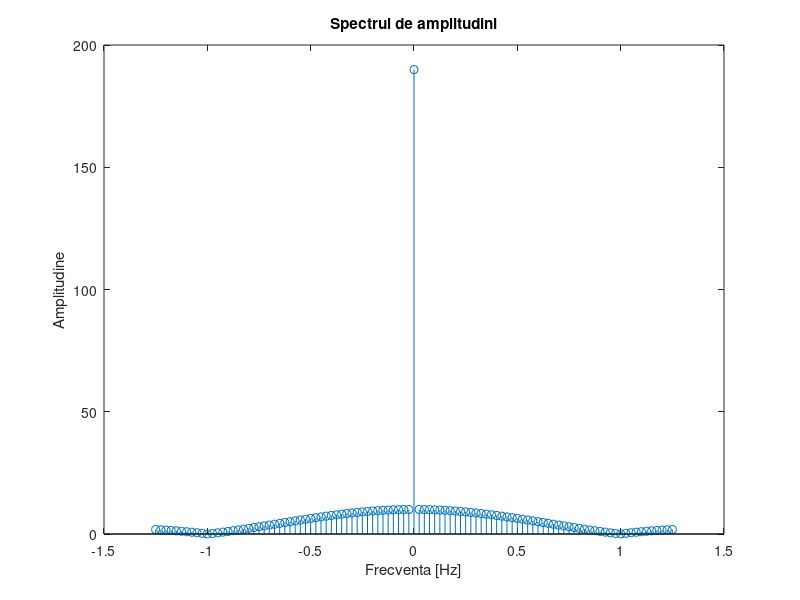
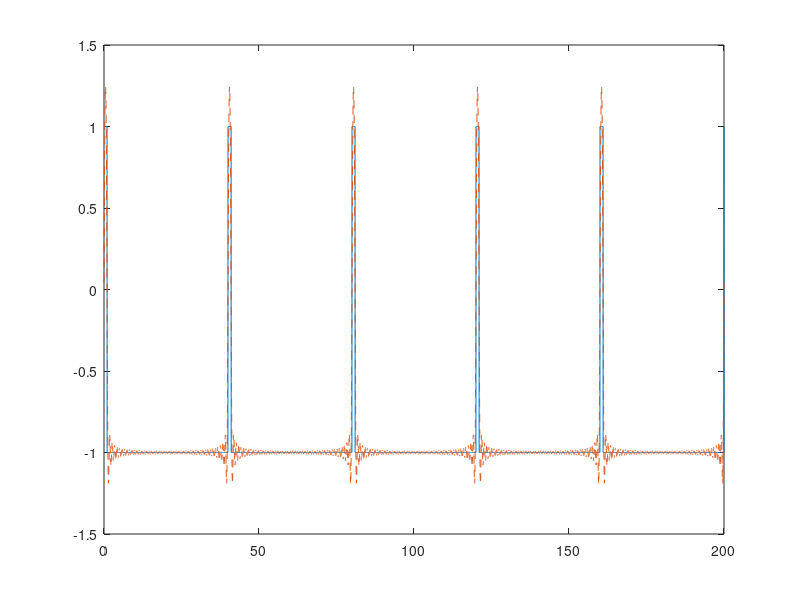

Reproduce these figures in MATLAB, in order.
%Tema 2 SP- Avanu Lucia-Miruna 421C
P=40; %setam perioada semnalului la 40 s
f=1/P; %frecventa semnalului
w=2*pi/P; %setam pulsatia semnalului
D=1;%setam durata semnalului la 1, numarul de ordine din lista fiind 1
N=50; %numarul de coeficienti din Seria Fourier Complexa

%Pentru a putea scrie semnalul x(t), setam mai intai t, cu rezolutia temporara 0.02:
t=0:0.02:5*P; %il setam pe t pana la 5* P pentru a afisa 5 perioade din semnal

%scrierea semnalului initial:
x_t = zeros(1,size(t,2)); % initializarea lui x(t) cu 0
                          %folosim size(t,2) si nu size(t) deoarece in
                          %acest caz, s-ar returna valoarea 1 (numarul de
                          %randuri) si un alt numar ce reprezinta numarul
                          %de coloane a matricii t. Folosim 2 pentru a
                          %returna doar lungimea vectorului t
x_t=square(w*t,0.025*100); %scrierea semnalului dreptunghiular intitial, cu factorul de umplere 2.5%
                           %factorul de umplere reprezinta procentajul
                           %din perioada semnalului in care semnalul dreptunghiular este pozitiv 
                           
                           %am folosit functia square pentru a crea un
                           %semnal de forma dreptunghiulara


%Aflam coeficientii Seriei Fourier Complexe, dupa variabila k:
Fourier=zeros(1,2*N+1); %initializam vectorul ce contine coeficientii seriei Fourier cu zerouri
for k = -N:N %k este indexul dupa care realizam coeficientii
    x_Fourier=x_t; %initializam un alt semnal, cu cel initial, pentru a nu-l modifica pe acesta
    x_Fourier = x_Fourier.*exp(-1j*k*w*t);  
    Fourier(k+N+1)=trapz(t,x_Fourier); %folosim functia trapz pentru aflarea coeficientilor
                                       %aceasta functie realizeaza integrala trapezoidala si returneaza cea mai apropiata valoare
                                       %in acest caz, se integreaza
                                       %x_Fourier dupa t
end

%pentru afisarea spectrului de amplitudini:
vector_frecvente = -N*f:f:N*f;%Facem un vector de frecvente, in functie de care se vor afisa amplitudinile
figure(1);%afisam spectrul de amplitudini in figure(1)                                                
stem(vector_frecvente,abs(Fourier));%afisarea discreta a spectrului de amplitudini, folosind functia stem 
                                    %fiindca toate amplitudinile trebuie sa
                                    %fie pozitive, folosim modulul
                                    %coeficientilor seriei fourier,
                                    %folosind functia abs
title('Spectrul de amplitudini');%setam titlul graficului
xlabel('Frecventa [Hz]');%setam denumirea axei x a graficului
ylabel('Amplitudine');%setam denumirea axei y a graficului


%pentru reconstruirea semnalului cu cei N coeficienti ai seriei Fourier:
for i = 1:length(t) %avem nevoie de un index i pentru a accesa fiecare termen al seriei 
    x_reconstruit(i) = 0; %initializam semnalul reconstruit cu 0;
end

for i=1:length(t)
for k =-N:N
        x_reconstruit(i) =x_reconstruit(i)+(0.2/P)*Fourier(k+N+1)*exp(1j*k*w*t(i));%reconstruirea semnalului
end    
end

%reprezentarea semnalului initial si al celui reconstruit in figure(2):
figure(2)
plot(t, x_t)%afisarea semnalului initial, in functie de t, folosind functia plot, deoarece nu mai dorim afisarea discreta a semnalului
hold on %fiindca vrem afisarea peste cel initial al semnalului reconstruit
plot(t, x_reconstruit,'--') %afisarea semnalului reconstruit, cu linie punctata

%Explicatii:
%%Conform cunostintelor acumulate in urma cursului de SS, afirmam ca
%orice semnal periodic poate fi aproximat printr-o suma infinita de sinusuri si 
%cosinusuri, de frecvente diferite si coeficienti diferiti, acesti coeficienti
%reprezentand de fapt spectrul de amplitudini al semnalului periodic initial. 
%Prin folosirea unui numar finit de termeni, in cazul nostru 50, 
%semnalul reconstruit pe baza spectrului este similar
%celui initial, dar are totusi o marja de eroare, care scade cu cresterea
%numarului de termeni folositi.
